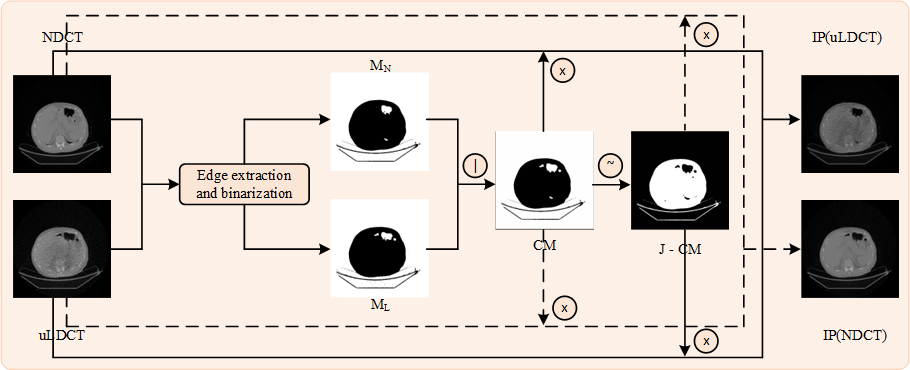
#> input picture assets/Image_Purification.png, 910 x 370 px; its folder holds only this picture in this run
$ python -i 'Image Purification.py'   (imports and definitions only)   (older library calls are emulated)
#> lines starting #> are read from the running program, lines starting #| are printed output that depends on the picture; after the words box and inside, x2 and y2 are one past the last pixel; in counts of white or black regions, pixels touching at a corner belong together
#> further down, picture is the input picture: shape (370, 910, 3); mean B, G, R 192.4, 199.3, 209.3
import cv2
import numpy as np
import os
from pathlib import Path
from tqdm import tqdm

T = 0.1
def detect_black_edges(img, black_threshold=10, min_neighbors=1):
    """黑色边缘检测（与v2.0.py保持一致）"""
#> called with black_threshold = 10, min_neighbors = 1
    if len(img.shape) == 3:
        gray = cv2.cvtColor(img, cv2.COLOR_BGR2GRAY)
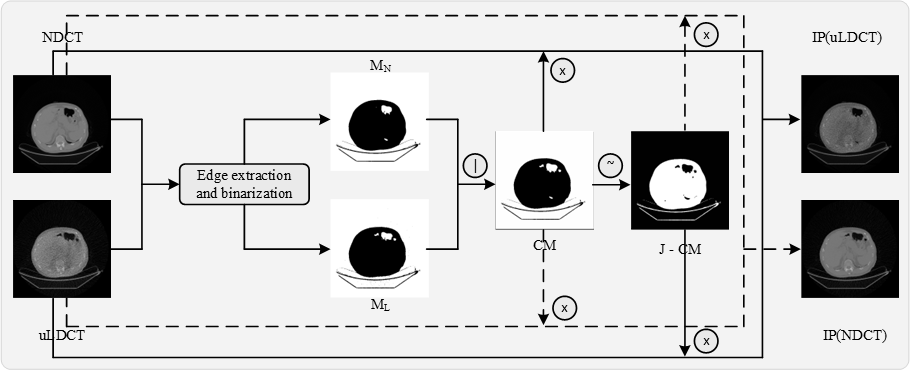
#> gray: shape (370, 910); min 0, max 255, mean 201.6
    else:
        gray = img.copy()

    _, binary = cv2.threshold(gray, black_threshold, 255,
                              cv2.THRESH_BINARY_INV + cv2.THRESH_OTSU)
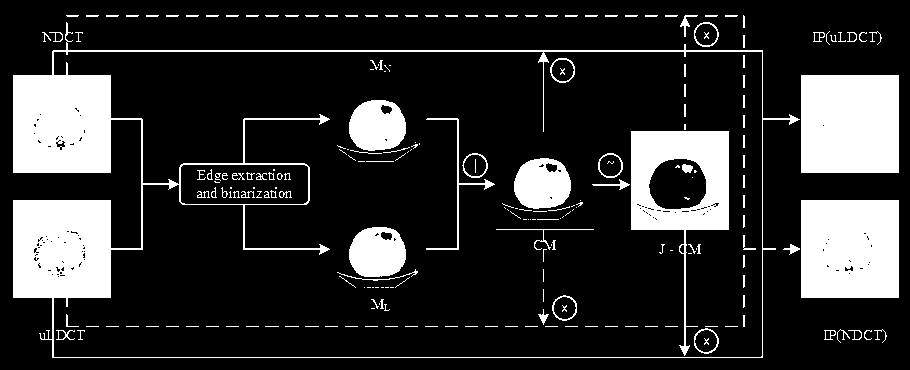
#> binary: shape (370, 910); 18.7% white; 226 white regions (109 under 20 px), largest, box (x1, y1, x2, y2) and area: (13, 22, 800, 358) 23647, (801, 75, 899, 173) 9603, (801, 200, 899, 298) 9556

    kernel = cv2.getStructuringElement(cv2.MORPH_ELLIPSE, (3, 3))
    cleaned = cv2.morphologyEx(binary, cv2.MORPH_OPEN, kernel, iterations=1)
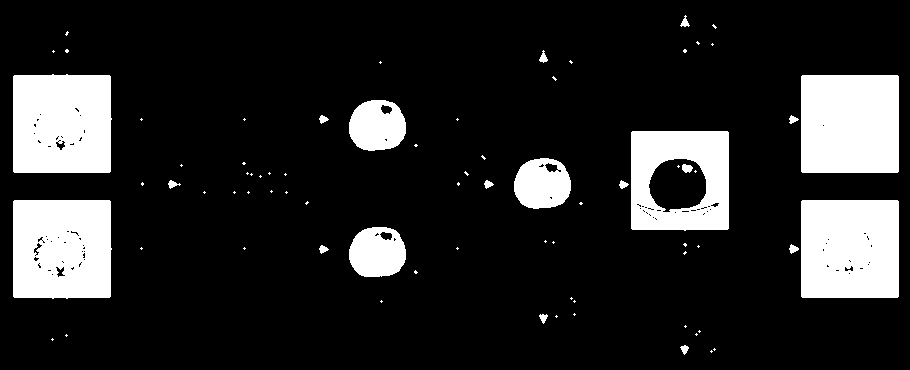
#> cleaned: shape (370, 910); 15.8% white; 75 white regions (55 under 20 px), largest, box (x1, y1, x2, y2) and area: (801, 75, 899, 173) 9599, (801, 200, 899, 298) 9552, (13, 74, 112, 173) 9514

    neighbor_kernel = np.array([[1, 1, 1], [1, 0, 1], [1, 1, 1]], np.uint8)
    neighbor_count = cv2.filter2D(cleaned, cv2.CV_16U, neighbor_kernel) // 255
    edge_mask = (cleaned == 255) & (neighbor_count >= min_neighbors)

    return edge_mask.astype(np.uint8) * 255


# [49 lines left out: functions process_pair, batch_process, not called in this run]


# [9 lines not run here, left out]

>>> import cv2
>>> picture = cv2.imread('assets/Image_Purification.png')
>>> result = detect_black_edges(picture)
